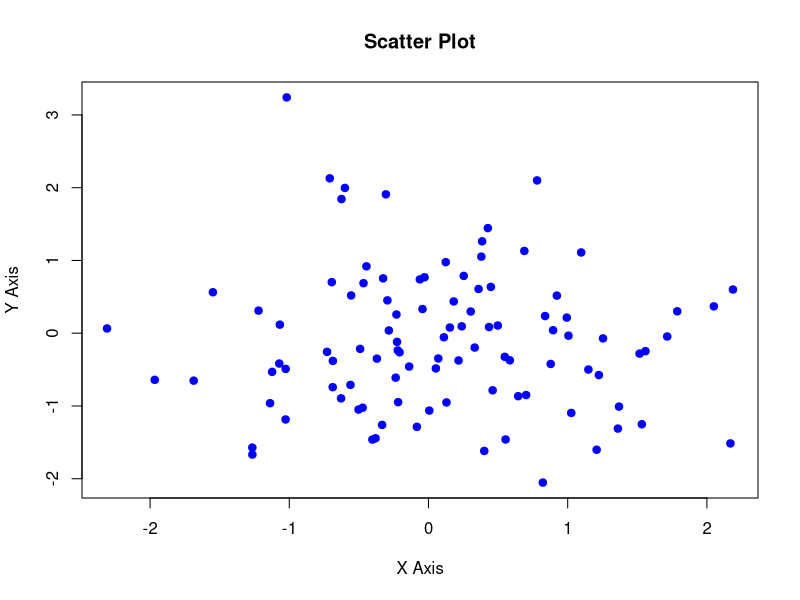
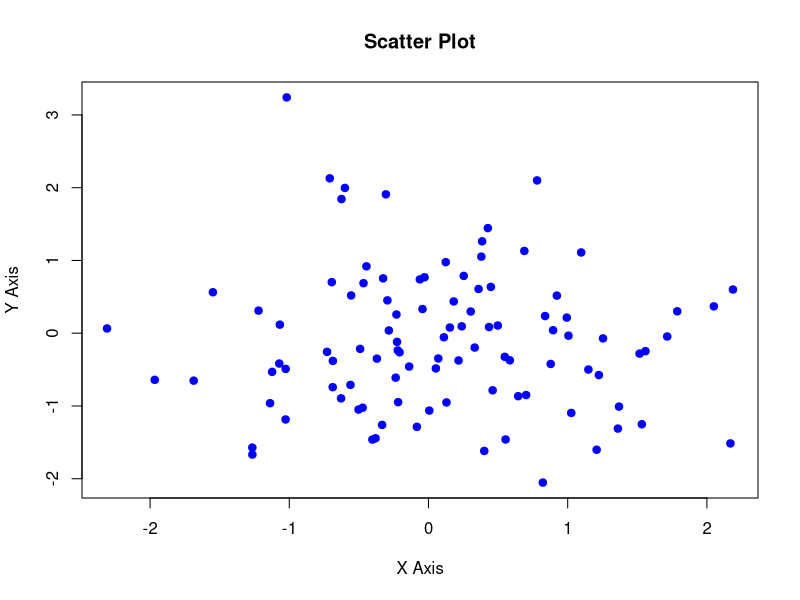
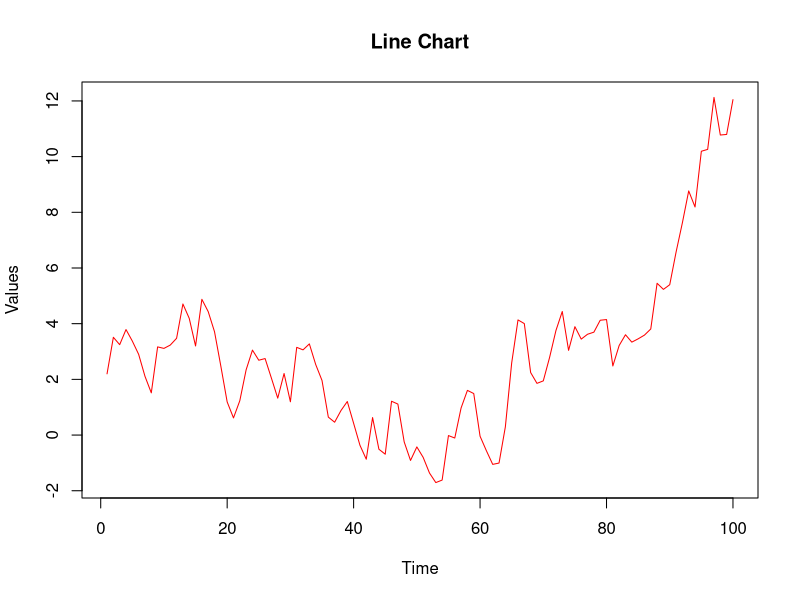
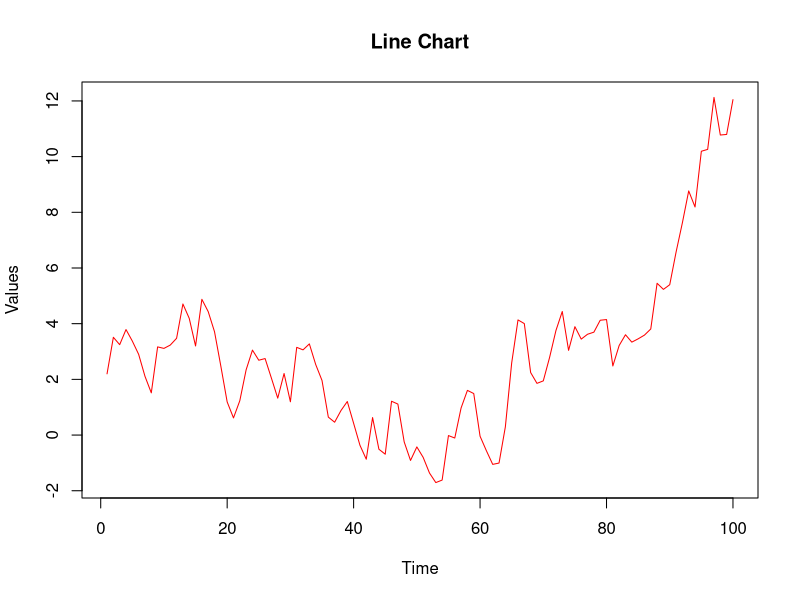
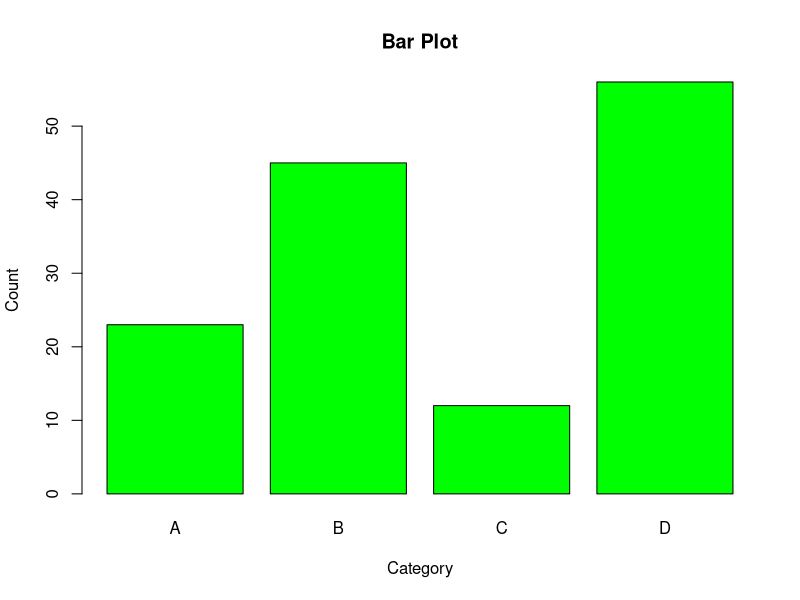
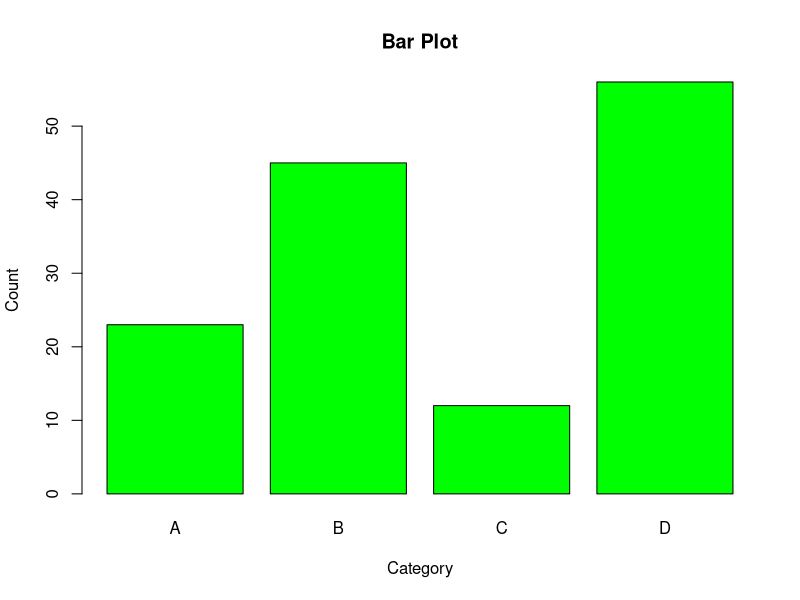
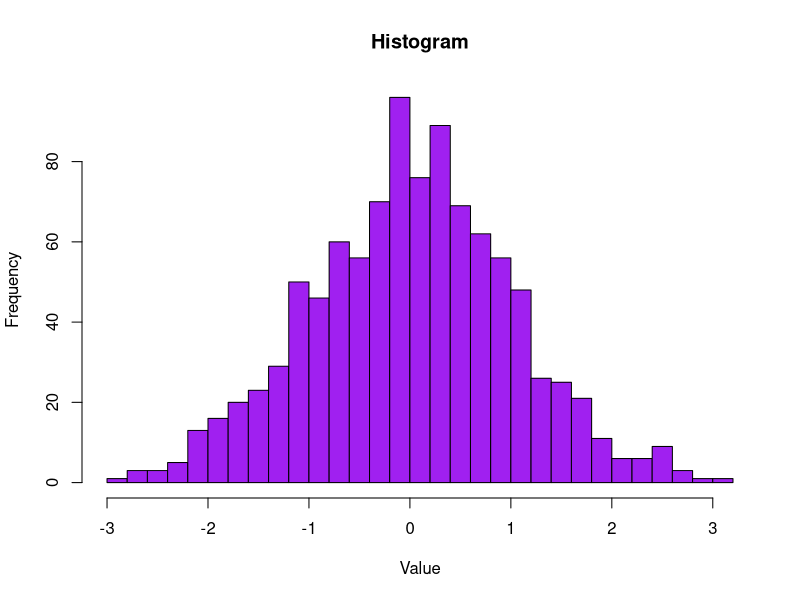
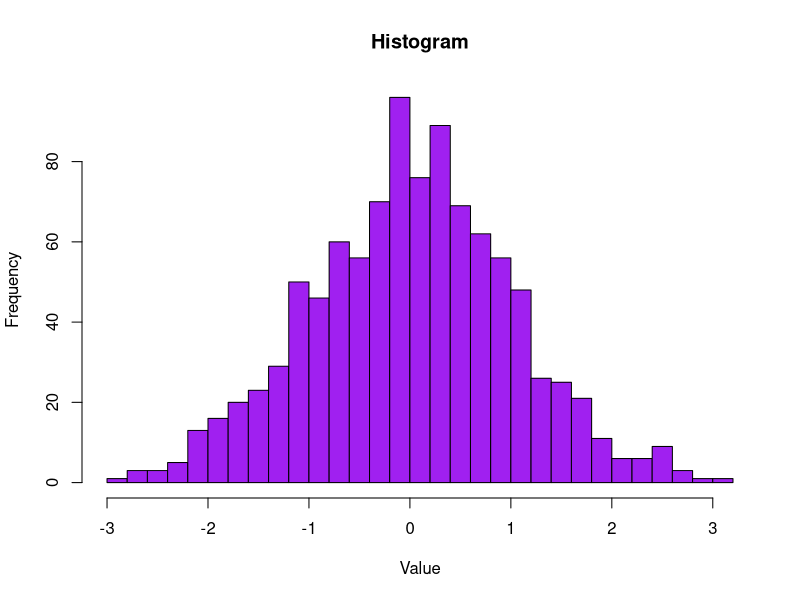

Write R code to recreate these figures, in order.
## ---- chunk 1

# Creating sample data

set.seed(123)

x <- rnorm(100)

y <- rnorm(100)



# Creating a scatter plot

plot(x, y, main = "Scatter Plot", xlab = "X Axis", ylab = "Y Axis", pch = 19, col = "blue")

## ---- chunk 2

# Plot result

plot(x, y, main = "Scatter Plot", xlab = "X Axis", ylab = "Y Axis", pch = 19, col = "blue")

## ---- chunk 3

# Creating sample data

time <- 1:100

values <- cumsum(rnorm(100))



# Creating a line chart

plot(time, values, type = "l", main = "Line Chart", xlab = "Time", ylab = "Values", col = "red")

## ---- chunk 4

# Plot result

plot(time, values, type = "l", main = "Line Chart", xlab = "Time", ylab = "Values", col = "red")

## ---- chunk 5

# Creating sample data

categories <- c("A", "B", "C", "D")

counts <- c(23, 45, 12, 56)



# Creating a bar plot

barplot(counts, names.arg = categories, main = "Bar Plot", xlab = "Category", ylab = "Count", col = "green")

## ---- chunk 6

# Plot result

barplot(counts, names.arg = categories, main = "Bar Plot", xlab = "Category", ylab = "Count", col = "green")

## ---- chunk 7

# Creating sample data

data <- rnorm(1000)



# Creating a histogram

hist(data, main = "Histogram", xlab = "Value", ylab = "Frequency", col = "purple", breaks = 30)

## ---- chunk 8

# Plot result

hist(data, main = "Histogram", xlab = "Value", ylab = "Frequency", col = "purple", breaks = 30)

## ---- chunk 9

# Creating sample data

data <- list(

  Group1 = rnorm(100, mean = 5),

  Group2 = rnorm(100, mean = 10),

  Group3 = rnorm(100, mean = 15)

)



# Creating a box plot

boxplot(data, main = "Box Plot", xlab = "Group", ylab = "Value", col = c("orange", "yellow", "cyan"))

## ---- chunk 10

# Plot result

boxplot(data, main = "Box Plot", xlab = "Group", ylab = "Value", col = c("orange", "yellow", "cyan"))

## ---- chunk 11

# Plot result

plot(x, y, main = "Scatter Plot with Title and Labels", xlab = "X Axis Label", ylab = "Y Axis Label", pch = 19, col = "blue")

## ---- chunk 12

# Creating sample data

group1 <- rnorm(100, mean = 5)

group2 <- rnorm(100, mean = 10)



# Creating a scatter plot with legend

plot(group1, col = "red", pch = 19, main = "Scatter Plot with Legend", xlab = "X Axis", ylab = "Y Axis")

points(group2, col = "blue", pch = 19)

legend("topleft", legend = c("Group 1", "Group 2"), col = c("red", "blue"), pch = 19)

## ---- chunk 13

# Plot result

plot(group1, col = "red", pch = 19, main = "Scatter Plot with Legend", xlab = "X Axis", ylab = "Y Axis")

points(group2, col = "blue", pch = 19)

legend("topleft", legend = c("Group 1", "Group 2"), col = c("red", "blue"), pch = 19)

